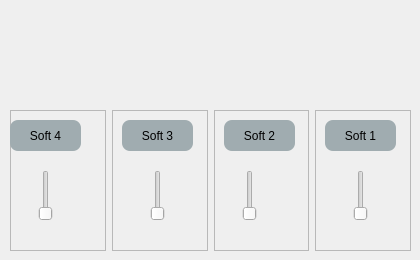
         <widget class="QWidget" name="softControl">
          <widget class="QWidget" name="layoutWidget_2">
           <property name="geometry">
            <rect>
             <x>10</x>
             <y>110</y>
             <width>401</width>
             <height>141</height>
            </rect>
           </property>
           <layout class="QGridLayout" name="softGridLayout">
            <item row="0" column="3">
             <widget class="QFrame" name="frame_20">
              <property name="frameShape">
               <enum>QFrame::StyledPanel</enum>
              </property>
              <property name="frameShadow">
               <enum>QFrame::Raised</enum>
              </property>
              <widget class="QLabel" name="label_9">
               <property name="geometry">
                <rect>
                 <x>10</x>
                 <y>10</y>
                 <width>71</width>
                 <height>31</height>
                </rect>
               </property>
               <property name="styleSheet">
                <string notr="true">color: black;
font-size: 12px;
border-radius: 8px;
background-color: #A0ACB0;</string>
               </property>
               <property name="text">
                <string>Soft 1</string>
               </property>
               <property name="alignment">
                <set>Qt::AlignCenter</set>
               </property>
              </widget>
              <widget class="QSlider" name="verticalSlider_9">
               <property name="geometry">
                <rect>
                 <x>30</x>
                 <y>60</y>
                 <width>31</width>
                 <height>51</height>
                </rect>
               </property>
               <property name="maximum">
                <number>1</number>
               </property>
               <property name="orientation">
                <enum>Qt::Vertical</enum>
               </property>
              </widget>
             </widget>
            </item>
            <item row="0" column="2">
             <widget class="QFrame" name="frame_18">
              <property name="frameShape">
               <enum>QFrame::StyledPanel</enum>
              </property>
              <property name="frameShadow">
               <enum>QFrame::Raised</enum>
              </property>
              <widget class="QLabel" name="label_7">
               <property name="geometry">
                <rect>
                 <x>10</x>
                 <y>10</y>
                 <width>71</width>
                 <height>31</height>
                </rect>
               </property>
               <property name="styleSheet">
                <string notr="true">color: black;
font-size: 12px;
border-radius: 8px;
background-color: #A0ACB0;</string>
               </property>
               <property name="text">
                <string>Soft 2</string>
               </property>
               <property name="alignment">
                <set>Qt::AlignCenter</set>
               </property>
              </widget>
              <widget class="QSlider" name="verticalSlider_7">
               <property name="geometry">
                <rect>
                 <x>20</x>
                 <y>60</y>
                 <width>31</width>
                 <height>51</height>
                </rect>
               </property>
               <property name="maximum">
                <number>1</number>
               </property>
               <property name="orientation">
                <enum>Qt::Vertical</enum>
               </property>
              </widget>
             </widget>
            </item>
            <item row="0" column="1">
             <widget class="QFrame" name="frame_19">
              <property name="frameShape">
               <enum>QFrame::StyledPanel</enum>
              </property>
              <property name="frameShadow">
               <enum>QFrame::Raised</enum>
              </property>
              <widget class="QLabel" name="label_5">
               <property name="geometry">
                <rect>
                 <x>10</x>
                 <y>10</y>
                 <width>71</width>
                 <height>31</height>
                </rect>
               </property>
               <property name="styleSheet">
                <string notr="true">color: black;
font-size: 12px;
border-radius: 8px;
background-color: #A0ACB0;</string>
               </property>
               <property name="text">
                <string>Soft 3</string>
               </property>
               <property name="alignment">
                <set>Qt::AlignCenter</set>
               </property>
              </widget>
              <widget class="QSlider" name="verticalSlider_5">
               <property name="geometry">
                <rect>
                 <x>30</x>
                 <y>60</y>
                 <width>31</width>
                 <height>51</height>
                </rect>
               </property>
               <property name="maximum">
                <number>1</number>
               </property>
               <property name="orientation">
                <enum>Qt::Vertical</enum>
               </property>
              </widget>
             </widget>
            </item>
            <item row="0" column="0">
             <widget class="QFrame" name="frame_21">
              <property name="frameShape">
               <enum>QFrame::StyledPanel</enum>
              </property>
              <property name="frameShadow">
               <enum>QFrame::Raised</enum>
              </property>
              <widget class="QLabel" name="label_2">
               <property name="geometry">
                <rect>
                 <x>0</x>
                 <y>10</y>
                 <width>71</width>
                 <height>31</height>
                </rect>
               </property>
               <property name="styleSheet">
                <string notr="true">color: black;
font-size: 12px;
border-radius: 8px;
background-color: #A0ACB0;</string>
               </property>
               <property name="text">
                <string>Soft 4</string>
               </property>
               <property name="alignment">
                <set>Qt::AlignCenter</set>
               </property>
              </widget>
              <widget class="QSlider" name="verticalSlider_2">
               <property name="geometry">
                <rect>
                 <x>20</x>
                 <y>60</y>
                 <width>31</width>
                 <height>51</height>
                </rect>
               </property>
               <property name="maximum">
                <number>1</number>
               </property>
               <property name="orientation">
                <enum>Qt::Vertical</enum>
               </property>
              </widget>
             </widget>
            </item>
           </layout>
          </widget>
         </widget>
